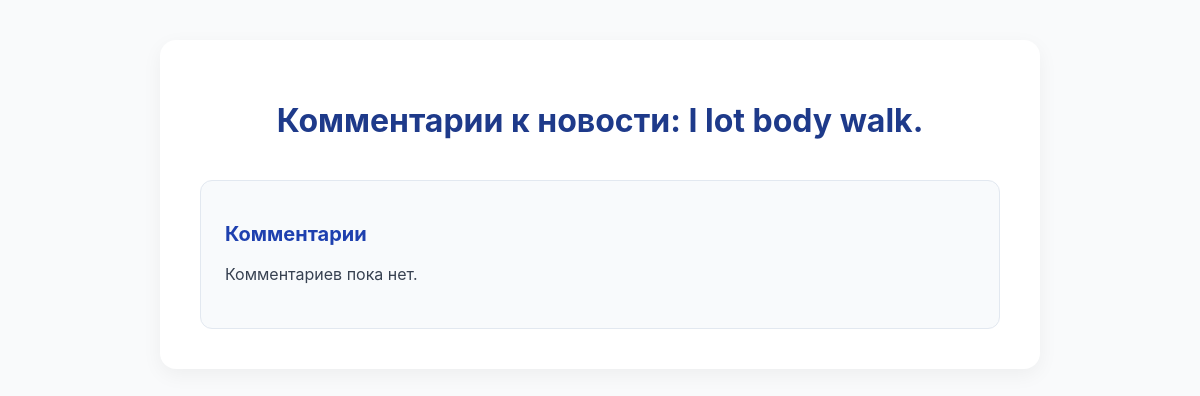
Page /comments/news/1/comments/ on the earlier database version.
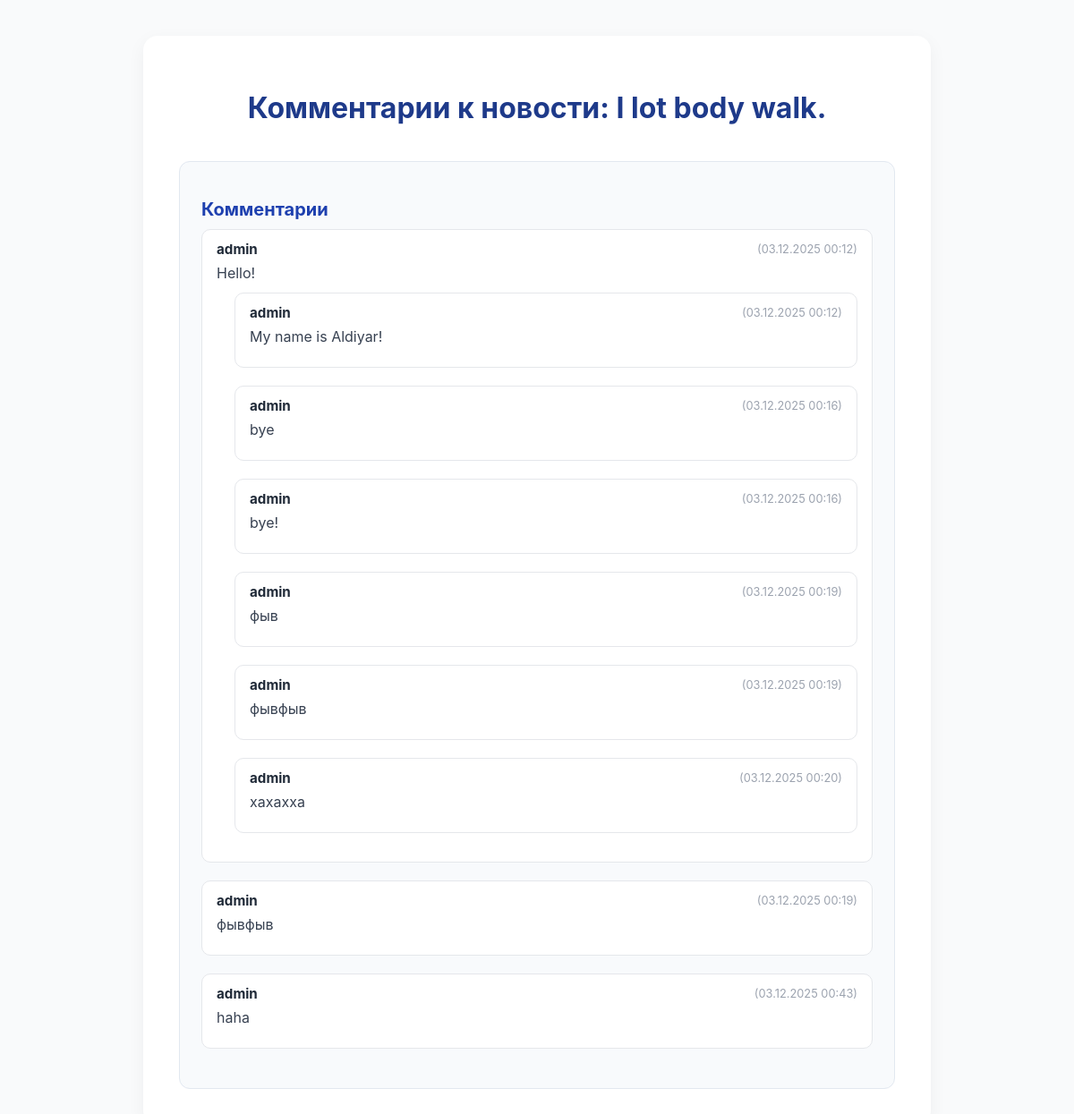
Same page on the later database version.
### apps/comments/models.py (models this page shows, shortened)
class Comment(AbstractBaseModel):
    news = models.ForeignKey(News, on_delete=models.CASCADE, related_name='comments')
    user = models.ForeignKey(User, on_delete=models.CASCADE, related_name='comments')
    text = models.TextField()
    parent = models.ForeignKey('self', null=True, blank=True, on_delete=models.CASCADE, related_name='replies')

### apps/accounts/models.py (models this page shows, shortened)
class User(AbstractUser, AbstractBaseModel):
    email = models.EmailField(unique=True)
    bio = models.TextField(blank=True, null=True)
    avatar = models.ImageField(upload_to='avatars/', blank=True, null=True)
    objects = UserManager()
    USERNAME_FIELD = 'username'
    REQUIRED_FIELDS = ['email']

### apps/comments/views.py (the view)
# urls.py: path('news/<int:news_id>/comments/', views.comment_list, name='comment_list'),
def comment_list(request, news_id):
    news_item = get_object_or_404(News, id=news_id)
    comments = Comment.objects.filter(news=news_item, is_deleted=False, parent__isnull=True)
    if request.headers.get('Accept') == 'application/json':
        serializer = CommentSerializer(comments, many=True)
        return JsonResponse(serializer.data, safe=False)
    context = {
        'news': news_item,
        'comments': comments,
        'title': f'Комментарии к новости: {news_item.title}'
    }
    return render(request, 'comment_list.html', context)

### apps/comments/templates/comment_list.html (shortened to what this page needs)
<!DOCTYPE html>
<html lang="ru">
<head>
</head>
<body>
    <div class="container">
        <h1>{{ title }}</h1>
        <div id="comments-section">
            <h2>Комментарии</h2>
            {% if comments %}
                {% for comment in comments %}
                    <div class="comment">
                        <div class="comment-header">
                            <span class="comment-author">{{ comment.user.username }}</span>
                            <span class="comment-date">({{ comment.created_at|date:"d.m.Y H:i" }})</span>
                        </div>
                        <p class="comment-text">{{ comment.text|linebreaksbr }}</p>
                        {% if comment.replies.all %}
                            <div class="reply">
                                {% for reply in comment.replies.all %}
                                    <div class="comment">
                                        <div class="comment-header">
                                            <span class="comment-author">{{ reply.user.username }}</span>
                                            <span class="comment-date">({{ reply.created_at|date:"d.m.Y H:i" }})</span>
                                        </div>
                                        <p class="comment-text">{{ reply.text|linebreaksbr }}</p>
                                    </div>
                                {% endfor %}
                            </div>
                        {% endif %}
                    </div>
                    {% endfor %}
            {% else %}
                <p>Комментариев пока нет.</p>
            {% endif %}
        </div>
    </div>
</body>
</html>

Differences in the rows shown:
added Comment: user.username "admin", created_at "03.12.2025 00:12", text "Hello!", shown under "Комментарии"
added Comment: user.username "admin", created_at "03.12.2025 00:12", text "My name is Aldiyar!"
added Comment: user.username "admin", created_at "03.12.2025 00:16", text "bye"
added Comment: user.username "admin", created_at "03.12.2025 00:16", text "bye!"
added Comment: user.username "admin", created_at "03.12.2025 00:19", text "фыв"
added Comment: user.username "admin", created_at "03.12.2025 00:19", text "фывфыв"
added Comment: user.username "admin", created_at "03.12.2025 00:20", text "хахахха"
added Comment: user.username "admin", created_at "03.12.2025 00:19", text "фывфыв", shown under "Комментарии"
added Comment: user.username "admin", created_at "03.12.2025 00:43", text "haha", shown under "Комментарии"
Other differences:
text no longer shown: "Комментариев пока нет."
